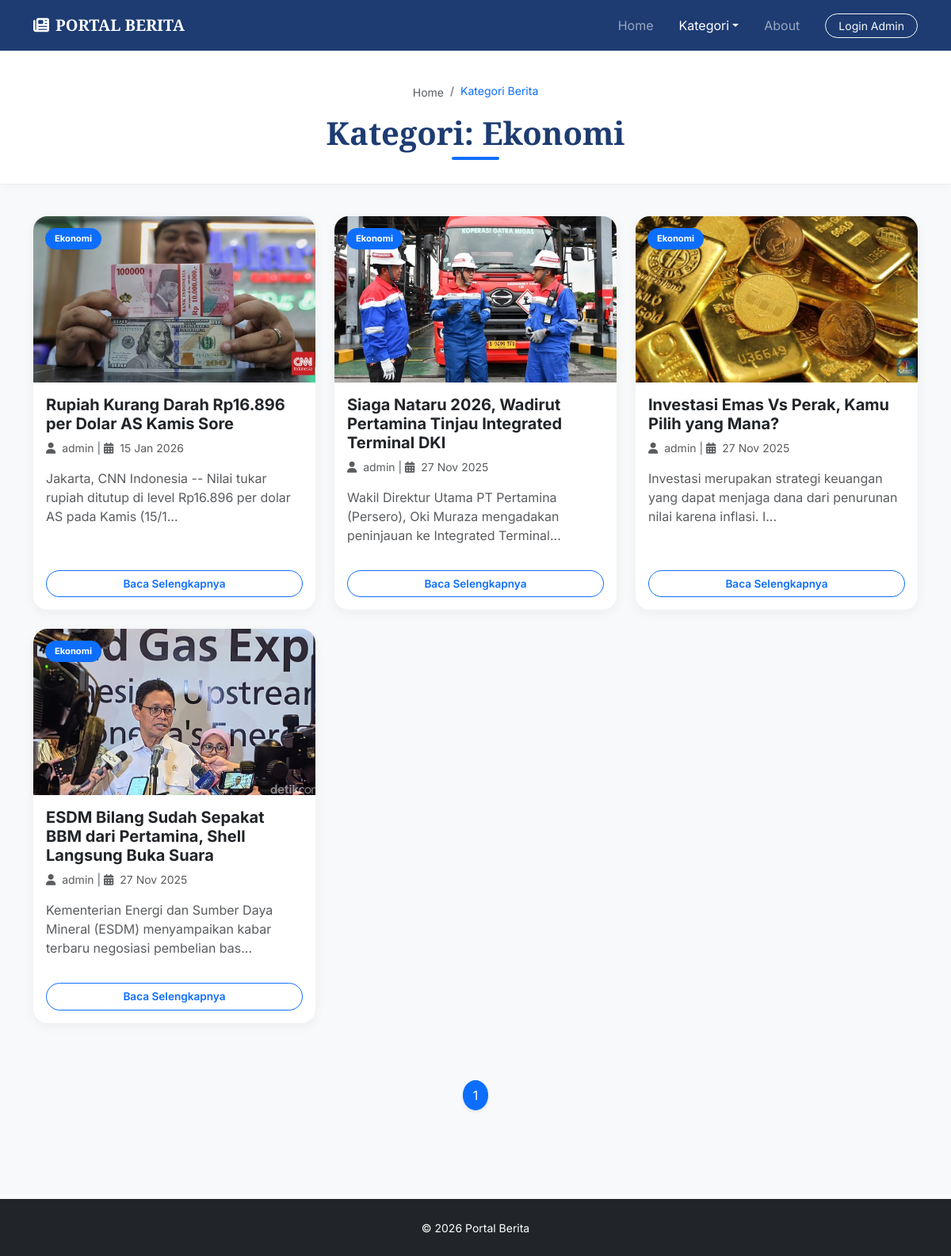
Page /kategori.php?id_kategori=2 on the committed database.
### tables this page shows
CREATE TABLE `tb_kategori` (
  `id_kategori` int(3) NOT NULL,
  `kategori` varchar(150) NOT NULL
);

CREATE TABLE `tb_berita` (
  `id_berita` int(11) NOT NULL,
  `judul` varchar(150) NOT NULL,
  `isi` text NOT NULL,
  `id_kategori` int(11) NOT NULL,
  `id_user` int(11) NOT NULL,
  `tanggal` date NOT NULL,
  `gambar` varchar(100) NOT NULL
);

CREATE TABLE `tb_user` (
  `id_user` int(3) NOT NULL,
  `user_name` varchar(150) NOT NULL,
  `password` varchar(50) NOT NULL,
  `level` varchar(50) NOT NULL,
  `status` varchar(50) NOT NULL
);

### kategori.php (the view, shortened to what this page needs)
<?php
include 'config/koneksi.php';
$id_kategori = (int)$_GET['id_kategori'];
$res_kat = mysqli_query($conn, "SELECT kategori FROM tb_kategori WHERE id_kategori = $id_kategori");
$data_kat = mysqli_fetch_assoc($res_kat);
$nama_kategori = $data_kat['kategori'];
$batas = 6;
$halaman = isset($_GET['halaman']) ? (int)$_GET['halaman'] : 1;
$posisi = ($halaman - 1) * $batas;
$query = "SELECT b.id_berita, b.judul, b.isi, b.tanggal, b.gambar, k.kategori, u.user_name
          FROM tb_berita b
          JOIN tb_kategori k ON b.id_kategori = k.id_kategori
          JOIN tb_user u ON b.id_user = u.id_user
          WHERE b.id_kategori = $id_kategori
          ORDER BY b.tanggal DESC
          LIMIT $posisi, $batas";
$sql = mysqli_query($conn, $query);
$query_total = "SELECT COUNT(*) AS total FROM tb_berita WHERE id_kategori = $id_kategori";
$data_total = mysqli_fetch_assoc(mysqli_query($conn, $query_total));
$total_halaman = ceil($data_total['total'] / $batas);
?>
<!DOCTYPE html>
<html lang="id">
<head>
    <link href="https://cdn.jsdelivr.net/npm/bootstrap@5.3.3/dist/css/bootstrap.min.css" rel="stylesheet">
    <link rel="stylesheet" href="https://cdnjs.cloudflare.com/ajax/libs/font-awesome/6.5.2/css/all.min.css">
</head>
<body>
<nav class="navbar navbar-expand-lg navbar-dark sticky-top">
    <div class="container">
        <a class="navbar-brand" href="index.php"><i class="fas fa-newspaper me-2"></i>PORTAL BERITA</a>
        <div class="collapse navbar-collapse">
            <ul class="navbar-nav ms-auto align-items-center">
                <li class="nav-item"><a class="nav-link px-3" href="index.php">Home</a></li>
                <li class="nav-item dropdown">
                    <a class="nav-link dropdown-toggle px-3 active" href="#" data-bs-toggle="dropdown">Kategori</a>
                </li>
                <li class="nav-item"><a class="nav-link px-3" href="about.php">About</a></li>
                <?php if(isset($_SESSION['admin_login'])): ?>
                    <li class="nav-item ms-lg-3">
                        <span class="text-white-50 me-2 small">Halo, <b class="text-white"><?= $_SESSION['user_name'] ?></b></span>
                        <a href="admin/logout.php" class="btn btn-danger btn-sm rounded-pill px-3">Logout</a>
                    </li>
                <?php else: ?>
                    <li class="nav-item ms-lg-3">
                        <a href="admin/login.php" class="btn btn-outline-light btn-sm rounded-pill px-3">Login Admin</a>
                    </li>
                <?php endif; ?>
            </ul>
        </div>
    </div>
</nav>
<div class="category-header text-center">
    <div class="container">
        <nav aria-label="breadcrumb" class="mb-3">
            <ol class="breadcrumb justify-content-center">
                <li class="breadcrumb-item"><a href="index.php" class="text-decoration-none text-muted small">Home</a></li>
                <li class="breadcrumb-item active small text-primary" aria-current="page">Kategori Berita</li>
            </ol>
        </nav>
        <h1 class="category-title mb-0">Kategori: <?= htmlspecialchars($nama_kategori) ?></h1>
    </div>
</div>
<div class="container">
    <div class="row">
        <?php if(mysqli_num_rows($sql) > 0): ?>
            <?php while($berita = mysqli_fetch_array($sql)) {
                $potongan_isi = substr(strip_tags($berita['isi']), 0, 100) . '...';
            ?>
            <div class="col-md-6 col-lg-4 mb-4">
                <div class="card h-100">
                    <span class="badge-kat"><?= htmlspecialchars($berita['kategori']) ?></span>
                    <?php if ($berita['gambar']): ?>
                        <img src="assets/uploads/<?= $berita['gambar'] ?>" class="card-img-top" alt="<?= htmlspecialchars($berita['judul']) ?>">
                    <?php endif; ?>
                    <div class="card-body d-flex flex-column">
                        <h5 class="card-title fw-bold">
                            <a href="detail.php?id=<?= $berita['id_berita'] ?>" class="text-decoration-none text-dark"><?= htmlspecialchars($berita['judul']) ?></a>
                        </h5>
                        <p class="small text-muted mb-3">
                            <i class="fas fa-user me-1"></i> <?= htmlspecialchars($berita['user_name']) ?> |
                            <i class="fas fa-calendar-alt me-1"></i> <?= date('d M Y', strtotime($berita['tanggal'])) ?>
                        </p>
                        <p class="card-text text-muted flex-grow-1">
                            <?= $potongan_isi ?>
                        </p>
                        <a href="detail.php?id=<?= $berita['id_berita'] ?>" class="btn btn-outline-primary mt-3">Baca Selengkapnya</a>
                    </div>
                </div>
            </div>
            <?php } ?>
        <?php endif; ?>
    </div>
    <nav class="mt-5 pb-5">
        <ul class="pagination justify-content-center">
            <?php for($i=1; $i<=$total_halaman; $i++): ?>
                <li class="page-item <?= ($i == $halaman) ? 'active' : '' ?>">
                    <a class="page-link shadow-sm mx-1 rounded-circle" href="?id_kategori=<?= $id_kategori ?>&halaman=<?= $i ?>"><?= $i ?></a>
                </li>
            <?php endfor; ?>
        </ul>
    </nav>
</div>
<footer class="bg-dark text-white py-4 text-center mt-5">
    <small>&copy; 2026 Portal Berita</small>
</footer>
</body>
</html>

### kategori.php (style rules this page uses)
body { font-family: 'Inter', sans-serif; background-color: #f8f9fa; color: #333; }
h1, h2, .navbar-brand { font-family: 'Playfair Display', serif; }
.navbar { background-color: #1e3c72 !important; padding: 12px 0; }
.navbar-brand { font-weight: 700; color: #fff !important; }
.category-header { background: #fff; padding: 40px 0; margin-bottom: 40px; border-bottom: 1px solid #eee; box-shadow: 0 4px 12px rgba(0,0,0,0.02); }
.category-title { color: #1e3c72; font-weight: 700; position: relative; display: inline-block; }
.category-title::after { content: ''; width: 60px; height: 4px; background: #0d6efd; position: absolute; bottom: -10px; left: 50%; transform: translateX(-50%); border-radius: 2px; }
.card { border: none; border-radius: 18px; transition: 0.3s; overflow: hidden; box-shadow: 0 4px 15px rgba(0,0,0,0.05); }
.card-img-top { height: 210px; object-fit: cover; }
.badge-kat { position: absolute; top: 15px; left: 15px; background: #0d6efd; color: #fff; font-size: 0.7rem; font-weight: 700; padding: 5px 12px; border-radius: 20px; }
.btn-outline-primary { border-radius: 20px; font-weight: 600; font-size: 0.85rem; }

### rows in the picture
tb_kategori: kategori "Ekonomi"
tb_berita: id_kategori.kategori "Ekonomi", gambar (picture), judul "Rupiah Kurang Darah Rp16.896 per Dolar AS Kamis Sore", id_user.user_name "admin", tanggal "15 Jan 2026", isi "Jakarta, CNN Indonesia -- Nilai tukar rupiah ditutup di level Rp16.896 per dolar AS pada Kamis (15/1..."
tb_berita: id_kategori.kategori "Ekonomi", gambar (picture), judul "Siaga Nataru 2026, Wadirut Pertamina Tinjau Integrated Terminal DKI", id_user.user_name "admin", tanggal "27 Nov 2025", isi "Wakil Direktur Utama PT Pertamina (Persero), Oki Muraza mengadakan peninjauan ke Integrated Terminal..."
tb_berita: id_kategori.kategori "Ekonomi", gambar (picture), judul "Investasi Emas Vs Perak, Kamu Pilih yang Mana?", id_user.user_name "admin", tanggal "27 Nov 2025", isi "Investasi merupakan strategi keuangan yang dapat menjaga dana dari penurunan nilai karena inflasi. I..."
tb_berita: id_kategori.kategori "Ekonomi", gambar (picture), judul "ESDM Bilang Sudah Sepakat BBM dari Pertamina, Shell Langsung Buka Suara", id_user.user_name "admin", tanggal "27 Nov 2025", isi "Kementerian Energi dan Sumber Daya Mineral (ESDM) menyampaikan kabar terbaru negosiasi pembelian bas..."
